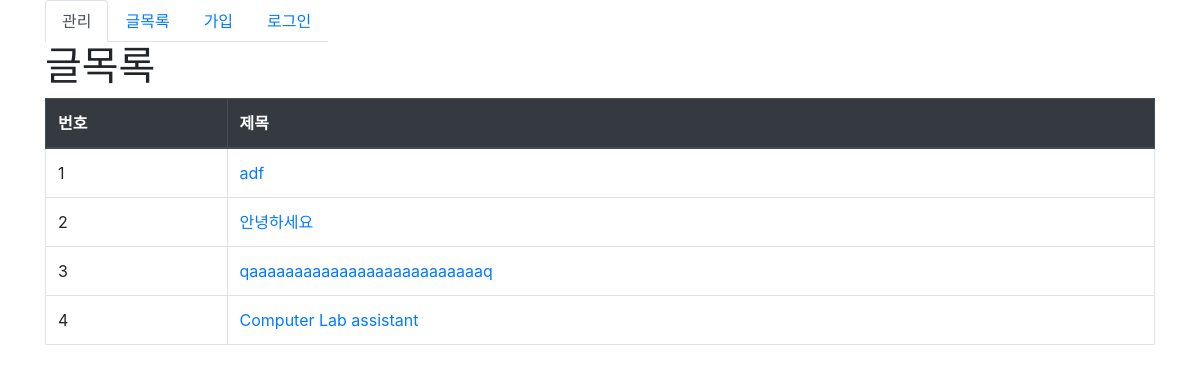
/board/list, run on an earlier commit of the app's database.
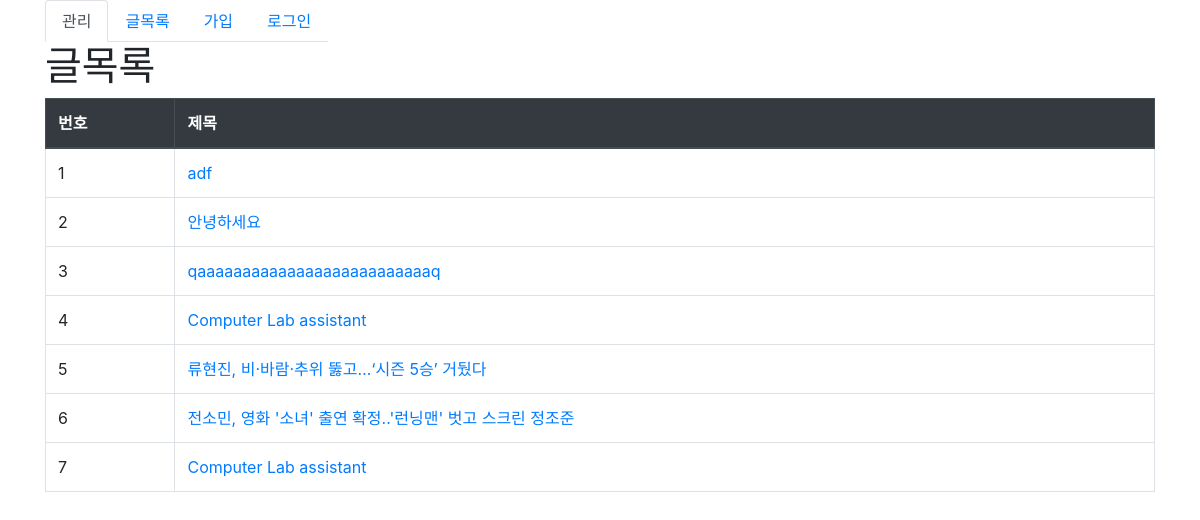
And on a later commit of the database.
### board/models.py (models this page shows, shortened)
class Post(models.Model):
    writer = models.ForeignKey(CustomUser, on_delete=models.SET_NULL, verbose_name='작성자', null=True, blank=True)
    title = models.CharField(max_length=255, verbose_name="글제목")# NOT NULL, 빈문자열을 허용 X
    content = models.TextField(verbose_name="글내용") # TextField: 대용량 text
    category = models.ForeignKey(to=Category, on_delete=models.SET_NULL, verbose_name="글 분류", null=True, blank=True)
    create_at = models.DateTimeField(verbose_name="작성일시", auto_now_add=True)
    update_at = models.DateTimeField(verbose_name="수정일시", auto_now=True)
    up_file = models.FileField(verbose_name="업로드 파일",
                               upload_to='files', # media/files 아래 파일을 저장.
                               null=True, blank=True # null값을 가질수 있는 컬럼.
                               )
    up_image = models.ImageField(verbose_name='업로드 이미지',
                                 upload_to="image/%Y/%m/%d",
                                 null=True, blank=True)

### board/views.py (the view)
# urls.py: path('list', views.PostListView.as_view(), name="list"),
class PostListView(ListView):
    template_name = "board/post_list.html"
    model = Post
    paginate_by = 10
    def get_context_data(self, **kwargs):
        context = super().get_context_data(**kwargs)
        paginator = context['paginator']
        page_group_count = 10 # 페이지 그룹에 속한 페이지 수.
        current_page = int(self.request.GET.get('page', 1))
        start_index = int((current_page-1)/page_group_count) * page_group_count
        end_index = start_index + page_group_count
        page_range = paginator.page_range[start_index:end_index]
        start_page = paginator.page(page_range[0]) # 시작페이지의 page객체
        end_page = paginator.page(page_range[-1]) #  마지막페이지의 page객체
        has_previous = start_page.has_previous() # 시작의 이전페이지가 있는지 여부.
        has_next = end_page.has_next()
        context['page_range'] = page_range
        if has_previous:
            context['has_previous'] = has_previous
            context['previous_page_no'] = start_page.previous_page_number # 시작페이지 이전페이지 번호.
        if has_next:
            context['has_next'] = has_next
            context['next_page_no'] = end_page.next_page_number # 마지막 페이지의 다음페이지 번호
        return context

### board/templates/board/post_list.html (shortened to what this page needs)
{%extends 'layout.html'%}
{% load bootstrap4 %}
{%block contents%}
<h1>글목록</h1>
    <table class='table table-bordered'>
        <thead class='thead-dark'>
            <tr>
                <th>번호</th>
                <th>제목</th>
            </tr>
        </thead>
        <tbody>
            {%for i in object_list%}
            <tr>
                <td>
                    {{i.pk}}
                </td>
                <td><a href="{% url 'board:detail' i.pk %}">
                    {{i.title}}
                </a>
                </td>
            </tr>
            {%endfor%}
        </tbody>
    </table>
{%endblock contents%}

### templates/layout.html (shortened to what this page needs)
<!DOCTYPE html>
<html lang="en">
<head>
    <link rel="stylesheet" href="https://cdn.jsdelivr.net/npm/bootstrap@4.6.0/dist/css/bootstrap.min.css">
</head>
<body>
    <div class="container">
        <nav class="nav">
            <ul class="nav nav-tabs" id="myTab" role="tablist">
                <li class="nav-item">
                <a class="nav-link active" href="/admin">관리</a>
                </li>
                <li class="nav-item">
                <a class="nav-link acitve" href="{% url 'board:list' %}">글목록</a>
                </li>
                {% if not user.is_authenticated %}
                    <li class="nav-item">
                    <a class="nav-link acitve" href="{% url 'account:join' %}">가입</a>
                    </li>
                    <li class="nav-item">
                        <a class="nav-link acitve" href="{% url 'account:login' %}">로그인</a>
                    </li>
                {% else %}
                    <li class="nav-item">
                        <a class="nav-link acitve" href="{% url 'account:logout' %}">로그아웃</a>
                    </li>
                {% endif %}
            </ul>
        </nav>
    {%block contents%}
    {%endblock contents%}
    </div>
</body>
</html>

What changed in the data, as far as the page shows it:
added Post: pk "5", title "류현진, 비·바람·추위 뚫고…‘시즌 5승’ 거뒀다"
added Post: pk "6", title "전소민, 영화 '소녀' 출연 확정..'런닝맨' 벗고 스크린 정조준"
added Post: pk "7", title "Computer Lab assistant"
